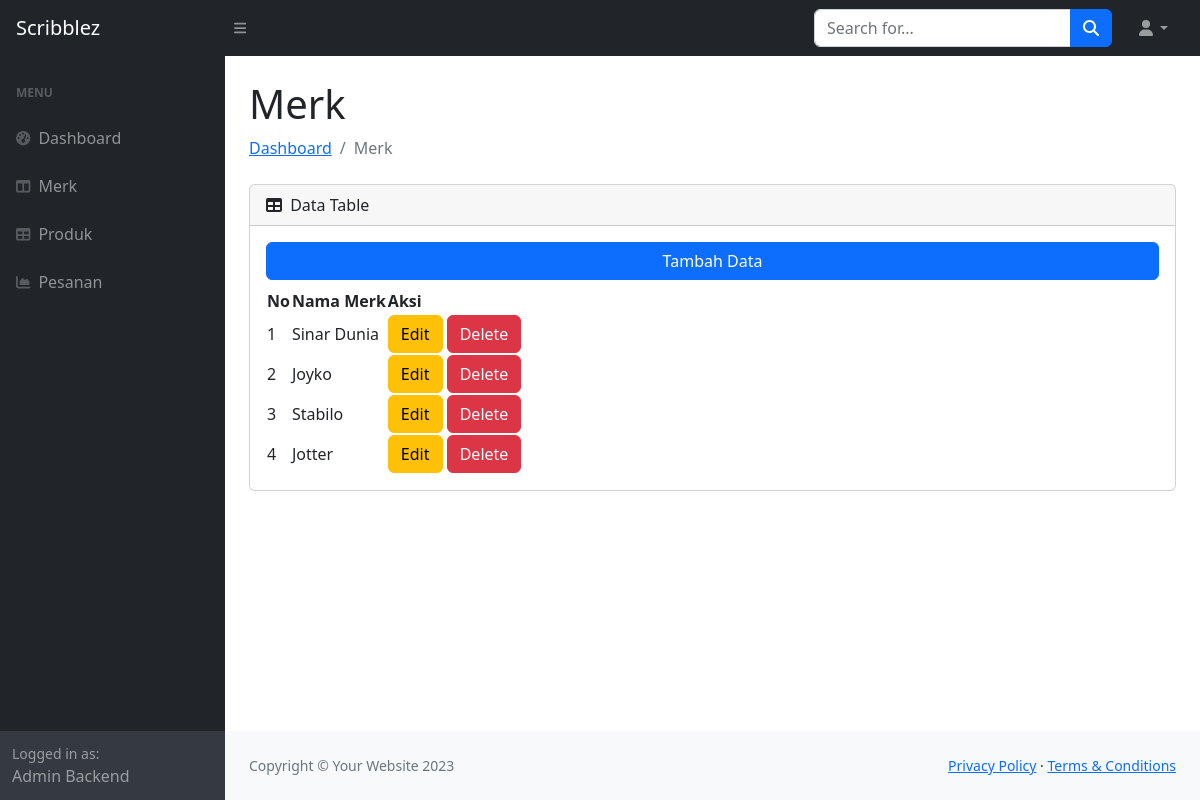
Page /backend/merk.php on the committed database.
### tables this page shows
CREATE TABLE `merk` (
  `id` int(11) NOT NULL,
  `nama_merk` varchar(191) NOT NULL
);

### backend/merk.php (the view)
<?php include_once('layouts/header.php') ?>
<main>
    <div class="container-fluid px-4">
        <h1 class="mt-4">Merk</h1>
        <ol class="breadcrumb mb-4">
            <li class="breadcrumb-item"><a href="index.php">Dashboard</a></li>
            <li class="breadcrumb-item active">Merk</li>
        </ol>
        <div class="card mb-4">
            <div class="card-header">
                <i class="fas fa-table me-1"></i>
                Data Table
            </div>
            <div class="card-body">
                <a href="form_merk.php" class="btn btn-primary w-100 mb-2">Tambah Data</a>
                <table id="datatablesSimple">
                    <thead>
                        <tr>
                            <th>No</th>
                            <th>Nama Merk</th>
                            <th>Aksi</th>
                        </tr>
                    </thead>
                    <tbody>
                        <?php
                        $query = "SELECT * FROM merk";
                        $stmt = $dbh->prepare($query);
                        $stmt->execute();
                        $no = 1;
                        foreach ($stmt->fetchAll(PDO::FETCH_ASSOC) as $row) { ?>
                            <tr>
                                <td><?= $no++ ?></td>
                                <td><?= $row['nama_merk'] ?></td>
                                <td>
                                    <a href="form_merk.php?id=<?= $row['id'] ?>" class="btn btn-warning">Edit</a>
                                    <a href="form_merk.php?iddel=<?= $row['id'] ?>" class="btn btn-danger" onclick="if(!confirm('Anda Yakin Hapus Data Produk <?= $row['nama_merk'] ?>?')) {return false}">Delete</a>
                                </td>
                            </tr>
                        <?php  }
                        ?>
                    </tbody>
                </table>
            </div>
        </div>
    </div>
</main>
<?php include_once('layouts/footer.php') ?>

### rows in the picture
merk: nama_merk "Sinar Dunia"
merk: nama_merk "Joyko"
merk: nama_merk "Stabilo"
merk: nama_merk "Jotter"
